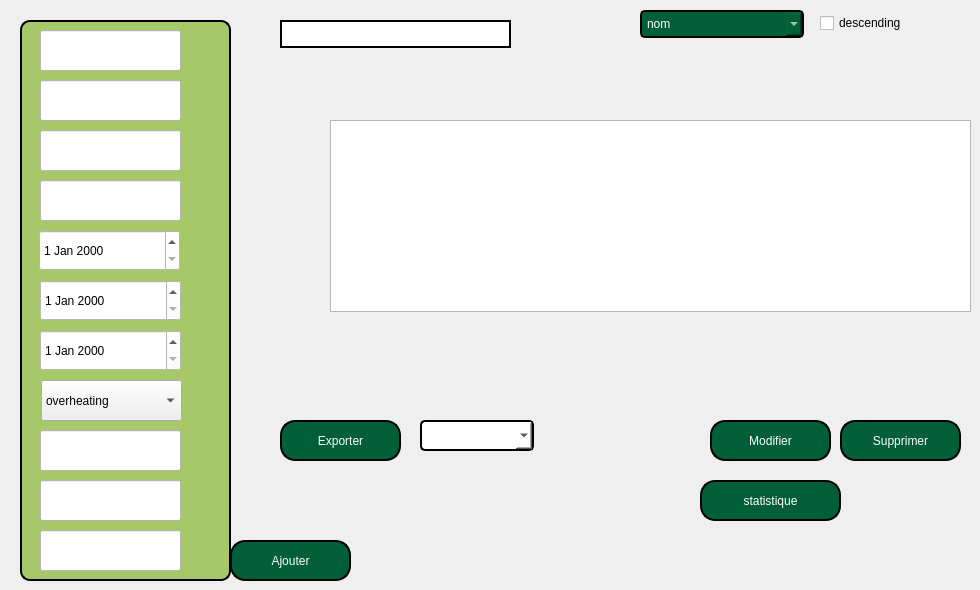
       <widget class="QWidget" name="tab_14">
        <attribute name="title">
         <string>Tab 1</string>
        </attribute>
        <widget class="QLineEdit" name="nom_e">
         <property name="geometry">
          <rect>
           <x>40</x>
           <y>80</y>
           <width>141</width>
           <height>41</height>
          </rect>
         </property>
         <property name="styleSheet">
          <string notr="true">background-color: rgb(255, 255, 255);
color:black;</string>
         </property>
        </widget>
        <widget class="QLabel" name="label_12">
         <property name="geometry">
          <rect>
           <x>20</x>
           <y>10</y>
           <width>211</width>
           <height>571</height>
          </rect>
         </property>
         <property name="styleSheet">
          <string notr="true">QLabel {
    background-color: #a6c868;     /* Set background color to white */
    border: 2px solid;   /* Set border color */
    border-radius: 10px;         /* Rounded corners */
    margin-top: 10px;            /* Space for the title */
    padding: 10px;               /* Padding inside the box */
}</string>
         </property>
         <property name="text">
          <string/>
         </property>
        </widget>
        <widget class="QLineEdit" name="id_equipement">
         <property name="geometry">
          <rect>
           <x>40</x>
           <y>30</y>
           <width>141</width>
           <height>41</height>
          </rect>
         </property>
         <property name="font">
          <font>
           <pointsize>8</pointsize>
          </font>
         </property>
         <property name="styleSheet">
          <string notr="true">background-color: rgb(255, 255, 255);
color:black;</string>
         </property>
        </widget>
        <widget class="QLineEdit" name="categorie_2">
         <property name="geometry">
          <rect>
           <x>40</x>
           <y>130</y>
           <width>141</width>
           <height>41</height>
          </rect>
         </property>
         <property name="styleSheet">
          <string notr="true">background-color: rgb(255, 255, 255);
color:black;</string>
         </property>
        </widget>
        <widget class="QLineEdit" name="etat_eq">
         <property name="geometry">
          <rect>
           <x>40</x>
           <y>180</y>
           <width>141</width>
           <height>41</height>
          </rect>
         </property>
         <property name="styleSheet">
          <string notr="true">background-color: rgb(255, 255, 255);
color:black;</string>
         </property>
        </widget>
        <widget class="QPushButton" name="pushButton_22">
         <property name="geometry">
          <rect>
           <x>230</x>
           <y>540</y>
           <width>121</width>
           <height>41</height>
          </rect>
         </property>
         <property name="styleSheet">
          <string notr="true">QPushButton {
    color: white;                      /* Text color */
    border: 2px solid black;         /* Border width and color */
    border-radius: 15px;              /* Round the corners */
    background-color: #005e38;        /* Optional: Set a background color */
    padding: 10px 20px;               /* Add padding for better aesthetics */
}

QPushButton:hover {
    background-color: #45a049;        /* Change background color on hover */
}

QPushButton:pressed {
    background-color: #3e8e41;        /* Change background color when pressed */
}</string>
         </property>
         <property name="text">
          <string>Ajouter</string>
         </property>
        </widget>
        <widget class="QPushButton" name="pushButton_23">
         <property name="geometry">
          <rect>
           <x>280</x>
           <y>420</y>
           <width>121</width>
           <height>41</height>
          </rect>
         </property>
         <property name="styleSheet">
          <string notr="true">QPushButton {
    color: white;                      /* Text color */
    border: 2px solid black;         /* Border width and color */
    border-radius: 15px;              /* Round the corners */
    background-color: #005e38;        /* Optional: Set a background color */
    padding: 10px 20px;               /* Add padding for better aesthetics */
}

QPushButton:hover {
    background-color: #45a049;        /* Change background color on hover */
}

QPushButton:pressed {
    background-color: #3e8e41;        /* Change background color when pressed */
}</string>
         </property>
         <property name="text">
          <string>Exporter</string>
         </property>
        </widget>
        <widget class="QPushButton" name="pushButton_24">
         <property name="geometry">
          <rect>
           <x>710</x>
           <y>420</y>
           <width>121</width>
           <height>41</height>
          </rect>
         </property>
         <property name="styleSheet">
          <string notr="true">QPushButton {
    color: white;                      /* Text color */
    border: 2px solid black;         /* Border width and color */
    border-radius: 15px;              /* Round the corners */
    background-color: #005e38;        /* Optional: Set a background color */
    padding: 10px 20px;               /* Add padding for better aesthetics */
}

QPushButton:hover {
    background-color: #45a049;        /* Change background color on hover */
}

QPushButton:pressed {
    background-color: #3e8e41;        /* Change background color when pressed */
}</string>
         </property>
         <property name="text">
          <string>Modifier</string>
         </property>
        </widget>
        <widget class="QPushButton" name="pushButton_25">
         <property name="geometry">
          <rect>
           <x>840</x>
           <y>420</y>
           <width>121</width>
           <height>41</height>
          </rect>
         </property>
         <property name="styleSheet">
          <string notr="true">QPushButton {
    color: white;                      /* Text color */
    border: 2px solid black;         /* Border width and color */
    border-radius: 15px;              /* Round the corners */
    background-color: #005e38;        /* Optional: Set a background color */
    padding: 10px 20px;               /* Add padding for better aesthetics */
}

QPushButton:hover {
    background-color: #45a049;        /* Change background color on hover */
}

QPushButton:pressed {
    background-color: #3e8e41;        /* Change background color when pressed */
}</string>
         </property>
         <property name="text">
          <string>Supprimer</string>
         </property>
        </widget>
        <widget class="QLineEdit" name="lineEdit_5">
         <property name="geometry">
          <rect>
           <x>280</x>
           <y>20</y>
           <width>231</width>
           <height>28</height>
          </rect>
         </property>
         <property name="styleSheet">
          <string notr="true">background-color: rgb(255, 255, 255);
border: 2px solid black;
color:black;</string>
         </property>
        </widget>
        <widget class="QComboBox" name="comboBox_5">
         <property name="geometry">
          <rect>
           <x>640</x>
           <y>10</y>
           <width>164</width>
           <height>28</height>
          </rect>
         </property>
         <property name="styleSheet">
          <string notr="true">QComboBox {
    background-color: rgb(0, 85, 0);/* Background color */
    color: #ffffff;              /* Text color */
    border: 2px solid black;   /* Border color and thickness */
    border-radius: 5px;         /* Rounded corners */
    padding: 5px;               /* Padding around the text */
    min-width: 150px;           /* Minimum width */
}





QComboBox:hover {
    border: 2px solid #a6c868 ;  /* Darker border on hover */
}

QComboBox:editable {
    background-color: rgb(0, 85, 0);        /* Background color when editable */
}

QComboBox:!editable, QComboBox::drop-down:editable {
    background-color:  #005e38;       /* Background color when not editable */
}

QComboBox:focus {
    border: 2px solid black;  /* Border color when focused */
}
</string>
         </property>
         <item>
          <property name="text">
           <string>nom</string>
          </property>
         </item>
         <item>
          <property name="text">
           <string>prix</string>
          </property>
         </item>
         <item>
          <property name="text">
           <string>date</string>
          </property>
         </item>
         <item>
          <property name="text">
           <string/>
          </property>
         </item>
         <item>
          <property name="text">
           <string/>
          </property>
         </item>
        </widget>
        <widget class="QLineEdit" name="prix">
         <property name="geometry">
          <rect>
           <x>40</x>
           <y>430</y>
           <width>141</width>
           <height>41</height>
          </rect>
         </property>
         <property name="styleSheet">
          <string notr="true">background-color: rgb(255, 255, 255);
color:black;</string>
         </property>
        </widget>
        <widget class="QLineEdit" name="fourniseureq">
         <property name="geometry">
          <rect>
           <x>40</x>
           <y>480</y>
           <width>141</width>
           <height>41</height>
          </rect>
         </property>
         <property name="styleSheet">
          <string notr="true">background-color: rgb(255, 255, 255);
color:black;</string>
         </property>
        </widget>
        <widget class="QLineEdit" name="localisation_eq">
         <property name="geometry">
          <rect>
           <x>40</x>
           <y>530</y>
           <width>141</width>
           <height>41</height>
          </rect>
         </property>
         <property name="styleSheet">
          <string notr="true">background-color: rgb(255, 255, 255);
color:black;</string>
         </property>
        </widget>
        <widget class="QComboBox" name="comboBox_10">
         <property name="geometry">
          <rect>
           <x>420</x>
           <y>420</y>
           <width>114</width>
           <height>31</height>
          </rect>
         </property>
         <property name="styleSheet">
          <string notr="true">QComboBox {
    background-color: white;/* Background color */
    color: black;              /* Text color */
    border: 2px solid black;   /* Border color and thickness */
    border-radius: 5px;         /* Rounded corners */
    padding: 5px;               /* Padding around the text */
    min-width: 100px;           /* Minimum width */
}





QComboBox:hover {
    border: 2px solid #a6c868 ;  /* Darker border on hover */
}

QComboBox:editable {
    background-color: white;        /* Background color when editable */
}

QComboBox:!editable, QComboBox::drop-down:editable {
    background-color:  white;       /* Background color when not editable */
}

QComboBox:focus {
    border: 2px solid black;  /* Border color when focused */
}
</string>
         </property>
        </widget>
        <widget class="QTableView" name="tableView">
         <property name="geometry">
          <rect>
           <x>330</x>
           <y>120</y>
           <width>641</width>
           <height>192</height>
          </rect>
         </property>
        </widget>
        <widget class="QDateEdit" name="dateEdit">
         <property name="geometry">
          <rect>
           <x>39</x>
           <y>230</y>
           <width>141</width>
           <height>41</height>
          </rect>
         </property>
         <property name="styleSheet">
          <string notr="true">background-color: rgb(255, 255, 255);
color:black;</string>
         </property>
        </widget>
        <widget class="QDateEdit" name="dateEdit_2">
         <property name="geometry">
          <rect>
           <x>40</x>
           <y>280</y>
           <width>141</width>
           <height>41</height>
          </rect>
         </property>
         <property name="styleSheet">
          <string notr="true">background-color: rgb(255, 255, 255);
color:black;</string>
         </property>
        </widget>
        <widget class="QDateEdit" name="dateEdit_3">
         <property name="geometry">
          <rect>
           <x>40</x>
           <y>330</y>
           <width>141</width>
           <height>41</height>
          </rect>
         </property>
         <property name="styleSheet">
          <string notr="true">background-color: rgb(255, 255, 255);
color:black;</string>
         </property>
        </widget>
        <widget class="QCheckBox" name="checkBox">
         <property name="geometry">
          <rect>
           <x>820</x>
           <y>10</y>
           <width>111</width>
           <height>26</height>
          </rect>
         </property>
         <property name="text">
          <string>descending </string>
         </property>
        </widget>
        <widget class="QComboBox" name="comboBox_11">
         <property name="geometry">
          <rect>
           <x>41</x>
           <y>380</y>
           <width>141</width>
           <height>41</height>
          </rect>
         </property>
         <item>
          <property name="text">
           <string>overheating</string>
          </property>
         </item>
         <item>
          <property name="text">
           <string>Battery</string>
          </property>
         </item>
         <item>
          <property name="text">
           <string>physical_damage</string>
          </property>
         </item>
         <item>
          <property name="text">
           <string>software</string>
          </property>
         </item>
         <item>
          <property name="text">
           <string>battery_overheating</string>
          </property>
         </item>
         <item>
          <property name="text">
           <string>software_physicaldamage</string>
          </property>
         </item>
         <item>
          <property name="text">
           <string>software_battery</string>
          </property>
         </item>
        </widget>
        <widget class="QPushButton" name="pushButton_5">
         <property name="geometry">
          <rect>
           <x>700</x>
           <y>480</y>
           <width>141</width>
           <height>41</height>
          </rect>
         </property>
         <property name="styleSheet">
          <string notr="true">QPushButton {
    color: white;                      /* Text color */
    border: 2px solid black;         /* Border width and color */
    border-radius: 15px;              /* Round the corners */
    background-color: #005e38;        /* Optional: Set a background color */
    padding: 10px 20px;               /* Add padding for better aesthetics */
}

QPushButton:hover {
    background-color: #45a049;        /* Change background color on hover */
}

QPushButton:pressed {
    background-color: #3e8e41;        /* Change background color when pressed */
}</string>
         </property>
         <property name="text">
          <string>statistique</string>
         </property>
        </widget>
        <zorder>label_12</zorder>
        <zorder>id_equipement</zorder>
        <zorder>categorie_2</zorder>
        <zorder>etat_eq</zorder>
        <zorder>pushButton_22</zorder>
        <zorder>pushButton_23</zorder>
        <zorder>pushButton_24</zorder>
        <zorder>pushButton_25</zorder>
        <zorder>lineEdit_5</zorder>
        <zorder>comboBox_5</zorder>
        <zorder>nom_e</zorder>
        <zorder>prix</zorder>
        <zorder>fourniseureq</zorder>
        <zorder>localisation_eq</zorder>
        <zorder>comboBox_10</zorder>
        <zorder>tableView</zorder>
        <zorder>dateEdit</zorder>
        <zorder>dateEdit_2</zorder>
        <zorder>dateEdit_3</zorder>
        <zorder>checkBox</zorder>
        <zorder>comboBox_11</zorder>
        <zorder>pushButton_5</zorder>
       </widget>
